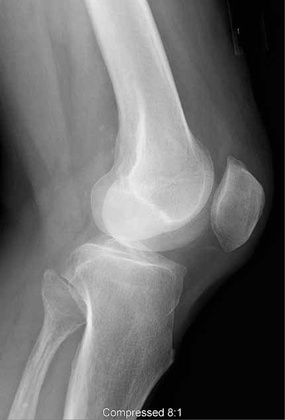
%> input picture datasets/RXjoelho.jpg, 285 x 420 px, shrunk from 430 x 634 before the run
$ octave --eval "aula_30_11;"   (GNU Octave 9; MATLAB toolbox functions it lacks are replaced by stand-ins)
%> lines starting %> are read from the running program, lines starting %| are printed output that depends on the picture; in (x1, y1, x2, y2) boxes, pixels count from 0 and x2, y2 are one past the last pixel; in counts of white or black regions, pixels touching at a corner belong together; the program's own positions count from 1
function aula_30_11()
clear all
close all
im_in = double (imread ('RXjoelho.jpg'));
%> im_in: size 420x285 double; min 0, max 241, mean 105.5; mean of the top-left, top-right, bottom-left and bottom-right quarters 141.2, 93.7, 141, 46.6

[rows, cols ] = size ( im_in )
%> rows = 420; cols = 285
width=rows;
%> width = 420
height=cols;
%> height = 285

% remover ponto central ( freq = 0 )
mask = zeros ( rows, cols );
%mask ( ceil( rows / 2 ) + 1, ceil( cols / 2 ) + 1 ) = 1;
center_x = width / 2;
%> center_x = 210
center_y = height / 2;
%> center_y = 142.5
radius = 40;
radius2 = radius ^ 2;
for i = 1 : width
  for j = 1 : height
    dx = i - center_x;
    dy = j - center_y;
    dx2 = dx ^ 2;
    dy2 = dy ^ 2;
    mask(i, j) = dx2 + dy2 <= radius2;
  end;
end;
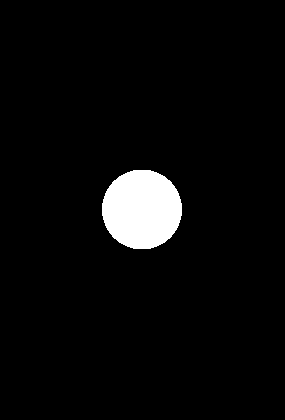
%> mask: size 420x285 double; values 0 (black) and 1 (white), 4.2% white; 1 white region, box (x1, y1, x2, y2) and area: (102, 170, 182, 249) 5016
figure()
imshow(mask)
figure()
DFT  = fft2( im_in );
DFTC = fftshift( DFT );

GC = mask .* DFTC;

G = ifftshift( GC );

im_out = uint8( real ( ifft2 ( G ) ));
im_outDFT  = fft2( im_out );
im_outDFTC = fftshift( im_outDFT );

media = sum ( im_in(:) ) / ( rows * cols )
%> media = 105.5
figure (2);
subplot( 2, 2, 1);imshow( uint8( im_in ) );
subplot( 2, 2, 2);imshow( log ( 1 + abs ( DFTC )) , [3, 10] );
%> after `imshow( log ( 1 + abs ( DFTC )) , [3, 10] )`:
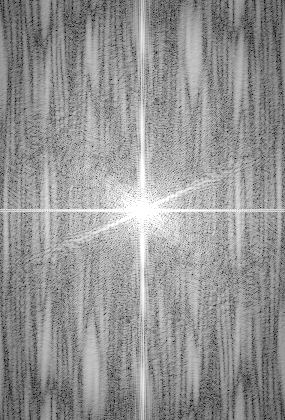
%> displayed picture: size 420x285, on the screen's scale of 0 to 255; min 0, max 255, mean 148.1
subplot( 2, 2, 3);imshow( im_out );
subplot( 2, 2, 4);imshow( log ( 1 + abs ( im_outDFTC )) , [3, 10] );
%> after `imshow( log ( 1 + abs ( im_outDFTC )) , [3, 10] )`:
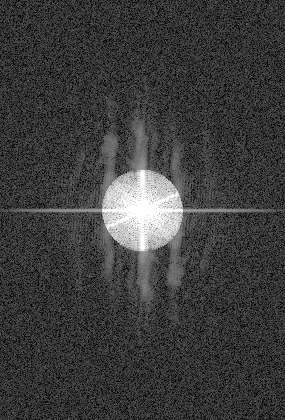
%> displayed picture: size 420x285, on the screen's scale of 0 to 255; min 0, max 255, mean 60.8

$ run again, with datasets/TCcranio.jpg copied over datasets/RXjoelho.jpg
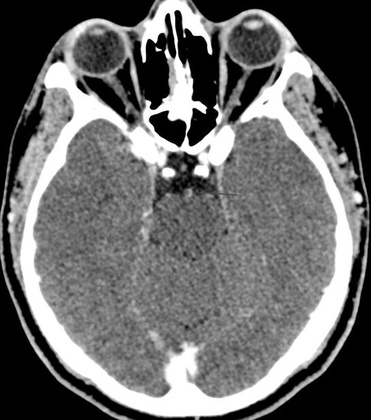
%> input picture datasets/TCcranio.jpg, 371 x 420 px, shrunk from 546 x 618 before the run
%> after the loop in aula_30_11, `for i = 1 : width`:
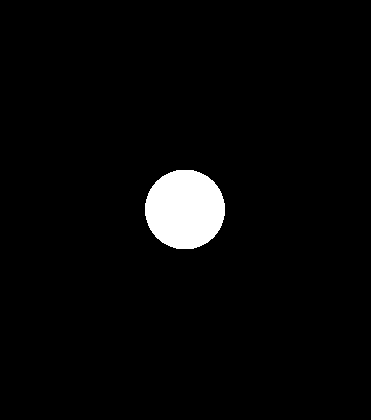
%> mask: size 420x371 double; values 0 (black) and 1 (white), 3.2% white; 1 white region, box (x1, y1, x2, y2) and area: (145, 170, 225, 249) 5016
%> media = 106.2
%> in aula_30_11, `imshow( log ( 1 + abs ( im_outDFTC )) , [3, 10] )`:
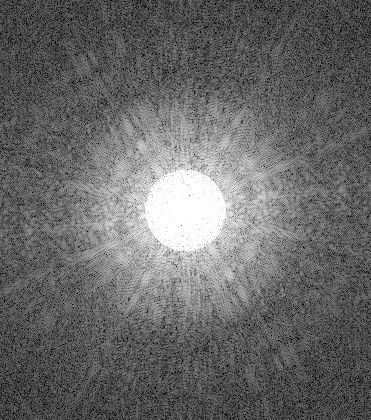
%> displayed picture: size 420x371, on the screen's scale of 0 to 255; min 0, max 255, mean 104.7

$ run again, with datasets/Us.jpg copied over datasets/RXjoelho.jpg
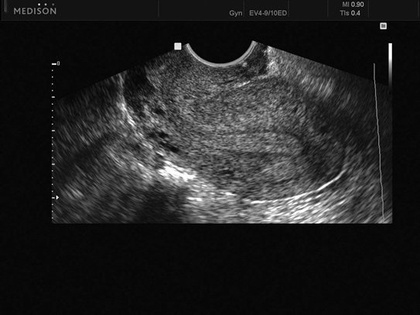
%> input picture datasets/Us.jpg, 420 x 315 px, shrunk from 543 x 407 before the run
%> after the loop in aula_30_11, `for i = 1 : width`:
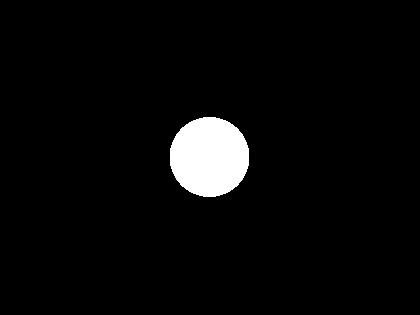
%> mask: size 315x420 double; values 0 (black) and 1 (white), 3.8% white; 1 white region, box (x1, y1, x2, y2) and area: (170, 117, 249, 197) 5016
%> media = 35.86
%> in aula_30_11, `imshow( log ( 1 + abs ( im_outDFTC )) , [3, 10] )`:
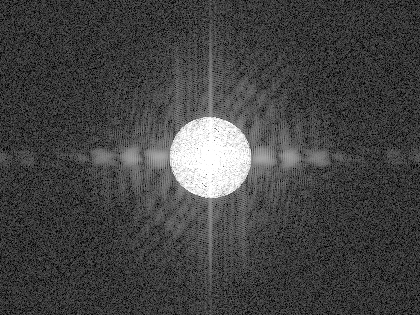
%> displayed picture: size 315x420, on the screen's scale of 0 to 255; min 0, max 255, mean 67.7
